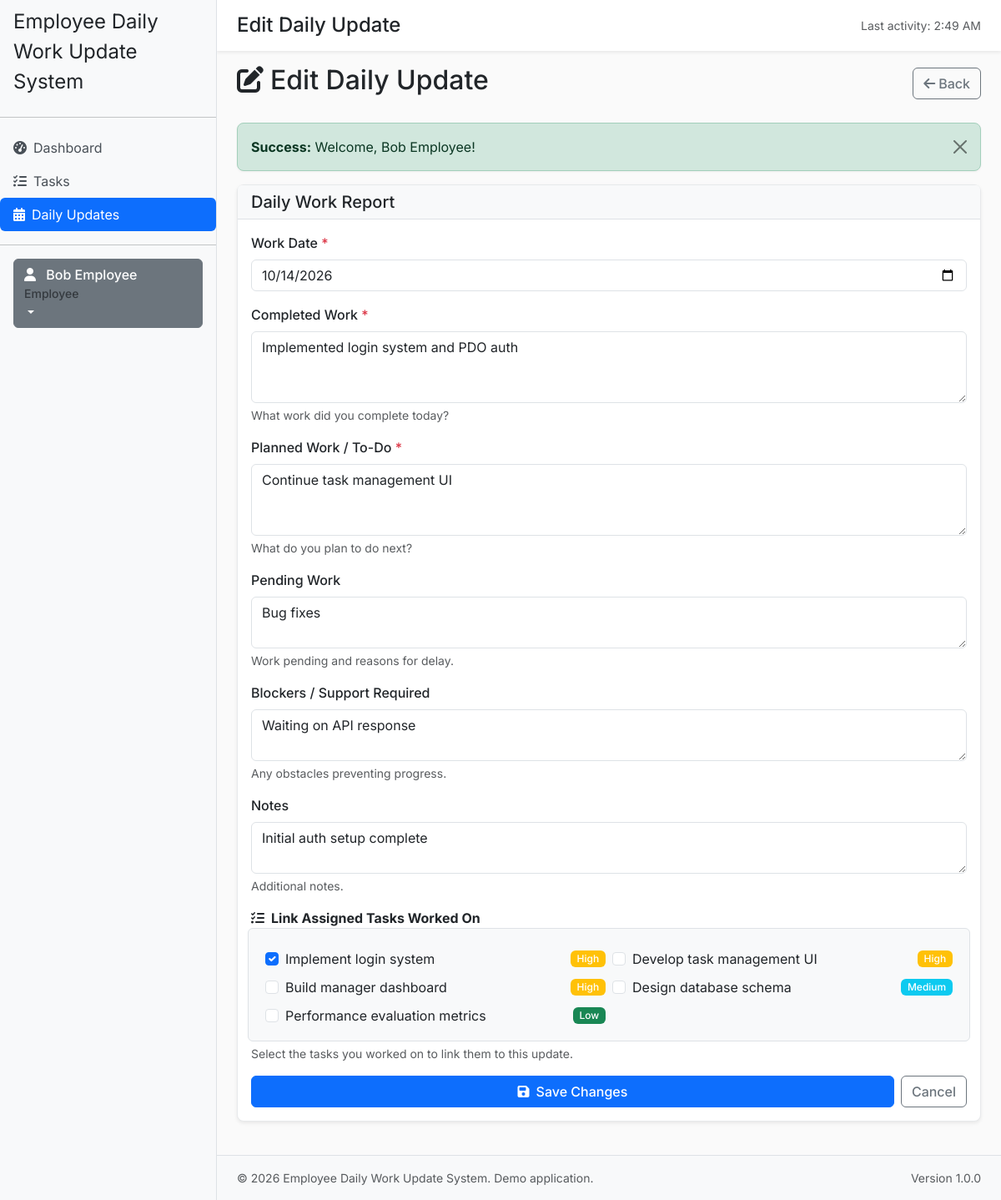
The app's page /daily-updates/edit.php?update_id=1 (signed in) with its own data.
### tables this page shows
CREATE TABLE `daily_updates` (
  `id` int(11) NOT NULL,
  `employee_id` int(11) NOT NULL,
  `work_date` date NOT NULL,
  `completed_work` text DEFAULT NULL,
  `planned_work` text DEFAULT NULL,
  `pending_work` text DEFAULT NULL,
  `blockers` text DEFAULT NULL,
  `notes` text DEFAULT NULL,
  `created_at` datetime NOT NULL DEFAULT current_timestamp(),
  `updated_at` datetime NOT NULL DEFAULT current_timestamp() ON UPDATE current_timestamp()
);

CREATE TABLE `tasks` (
  `id` int(11) NOT NULL,
  `title` varchar(200) NOT NULL,
  `description` text DEFAULT NULL,
  `assigned_to` int(11) NOT NULL,
  `created_by` int(11) NOT NULL,
  `manager_id` int(11) NOT NULL,
  `priority` enum('Low','Medium','High','Urgent') NOT NULL DEFAULT 'Medium',
  `status` enum('To Do','In Progress','Blocked','Completed') NOT NULL DEFAULT 'To Do',
  `start_date` date NOT NULL,
  `due_date` date NOT NULL,
  `completed_at` datetime DEFAULT NULL,
  `created_at` datetime NOT NULL DEFAULT current_timestamp(),
  `updated_at` datetime NOT NULL DEFAULT current_timestamp() ON UPDATE current_timestamp()
);

### includes/validation.php (called while the page is built, shortened)
<?php
function validateInt($value, ?int $min = null, ?int $max = null): int|false {
    if (is_string($value)) {
        $value = trim($value);
    }
    $options = [];
    if ($min !== null) {
        $options['min_range'] = $min;
    }
    $int = filter_var($value, FILTER_VALIDATE_INT, [
        'options' => $options,
    ]);
    return $int;
}
function getPriorityBadgeClass(string $priority): string {
    return match ($priority) {
        PRIORITY_LOW => 'success',
        PRIORITY_MEDIUM => 'info',
        PRIORITY_HIGH => 'warning',
        PRIORITY_URGENT => 'danger',
        default => 'secondary',
    };
}
function getBaseUrl(): string {
    return rtrim(APP_URL, '/');
}
function url(string $path): string {
    $path = ltrim($path, '/');
    if ($path === '') {
        return getBaseUrl();
    }
    return getBaseUrl() . '/' . $path;
}

### includes/database.php (called while the page is built, shortened)
<?php
require_once __DIR__ . '/config.php';
class Database {
    private static ?PDO $pdo = null;
    public static function getConnection(): PDO {
        if (self::$pdo === null) {
            $dsn = 'mysql:host=' . DB_HOST . ';dbname=' . DB_NAME . ';charset=utf8mb4';
            try {
                global $pdoOptions;
                $options = $pdoOptions ?? [
                    PDO::ATTR_ERRMODE => PDO::ERRMODE_EXCEPTION,
                    PDO::ATTR_DEFAULT_FETCH_MODE => PDO::FETCH_ASSOC,
                    PDO::ATTR_EMULATE_PREPARES => false,
                ];
                self::$pdo = new PDO($dsn, DB_USER, DB_PASSWORD, $options);
                self::$pdo->exec("SET NAMES utf8mb4");
                self::$pdo->exec("SET time_zone = '+00:00'");
            } catch (PDOException $e) {
                error_log('Database connection failed: ' . $e->getMessage());
                throw new RuntimeException('Database connection unavailable. Please contact support.');
            }
        }
        return self::$pdo;
    }
    public static function query(string $sql, array $params = []): PDOStatement {
        $stmt = self::getConnection()->prepare($sql);
        $stmt->execute($params);
        return $stmt;
    }
    public static function fetchOne(string $sql, array $params = []): ?array {
        $stmt = self::query($sql, $params);
        $row = $stmt->fetch();
        return $row ?: null;
    }
    public static function fetchAll(string $sql, array $params = []): array {
        $stmt = self::query($sql, $params);
        return $stmt->fetchAll();
    }
}
?>

### includes/auth.php (called while the page is built, shortened)
<?php
require_once __DIR__ . '/database.php';
require_once __DIR__ . '/functions.php';
require_once __DIR__ . '/validation.php';
function isLoggedIn(): bool {
    return isset($_SESSION['logged_in']) && $_SESSION['logged_in'] === true;
}
function requireLogin(): void {
    $currentStatus = Database::fetchOne('SELECT is_active FROM users WHERE id = :id', [':id' => $_SESSION['user_id']]);
}
function requireRole(string $requiredRole): void {
    requireLogin();
}
function getCurrentUser(): ?array {
    return [
        'id' => $_SESSION['user_id'],
        'email' => $_SESSION['user_email'],
        'name' => $_SESSION['user_name'],
        'role' => $_SESSION['user_role'],
        'manager_id' => $_SESSION['manager_id']
    ];
}
?>

### daily-updates/edit.php (the view, shortened to what this page needs)
<?php
require_once __DIR__ . '/../includes/config.php';
require_once __DIR__ . '/../includes/database.php';
require_once __DIR__ . '/../includes/auth.php';
require_once __DIR__ . '/../includes/functions.php';
require_once __DIR__ . '/../includes/validation.php';
requireRole(ROLE_EMPLOYEE);
$user = getCurrentUser();
$userId = $user['id'];
$updateId = validateInt($_GET['update_id'] ?? 0, 1) ?? 0;
$update = Database::fetchOne(
    "SELECT du.*, u.name as employee_name FROM daily_updates du
     JOIN users u ON du.employee_id = u.id
     WHERE du.id = :updateId",
    [':updateId' => $updateId]
);
$myTasks = Database::fetchAll(
    "SELECT t.* FROM tasks t
     WHERE t.assigned_to = :userId ORDER BY t.priority DESC, t.due_date ASC",
    [':userId' => $userId]
);
$currentLinkedTasks = Database::fetchAll(
    "SELECT task_id FROM daily_update_tasks WHERE daily_update_id = :updateId",
    [':updateId' => $updateId]
);
$linkedTaskIds = array_map('intval', array_column($currentLinkedTasks, 'task_id'));
$errors = [];
$old = [
    'work_date' => $update['work_date'],
    'completed_work' => $update['completed_work'] ?? '',
    'planned_work' => $update['planned_work'] ?? '',
    'pending_work' => $update['pending_work'] ?? '',
    'blockers' => $update['blockers'] ?? '',
    'notes' => $update['notes'] ?? '',
];
include __DIR__ . '/../includes/header.php';
?>
<div class="d-flex justify-content-between align-items-center mb-4">
    <h2><i class="fas fa-edit me-2"></i>Edit Daily Update</h2>
    <a href="<?php echo url('daily-updates/view.php?update_id=' . $updateId); ?>" class="btn btn-outline-secondary">
        <i class="fas fa-arrow-left me-1"></i>Back
    </a>
</div>
<?php echo renderFlash(); ?>
<div class="card shadow-sm">
    <div class="card-header bg-light">
        <h5 class="mb-0">Daily Work Report</h5>
    </div>
    <div class="card-body">
        <form method="POST" action="" class="csrf-protected" novalidate>
            <div class="mb-3">
                <label for="work_date" class="form-label">Work Date <span class="text-danger">*</span></label>
                <input type="date" class="form-control" id="work_date" name="work_date"
                       value="<?php echo htmlspecialchars($old['work_date']); ?>" required>
            </div>
            <div class="mb-3">
                <label for="completed_work" class="form-label">Completed Work <span class="text-danger">*</span></label>
                <textarea class="form-control <?php echo !empty($errors['completed_work']) ? 'is-invalid' : ''; ?>"
                          id="completed_work" name="completed_work" rows="3"
                          maxlength="2000" required><?php echo htmlspecialchars($old['completed_work']); ?></textarea>
                <div class="form-text">What work did you complete today?</div>
            </div>
            <div class="mb-3">
                <label for="planned_work" class="form-label">Planned Work / To-Do <span class="text-danger">*</span></label>
                <textarea class="form-control <?php echo !empty($errors['planned_work']) ? 'is-invalid' : ''; ?>"
                          id="planned_work" name="planned_work" rows="3"
                          maxlength="2000" required><?php echo htmlspecialchars($old['planned_work']); ?></textarea>
                <div class="form-text">What do you plan to do next?</div>
            </div>
            <div class="mb-3">
                <label for="pending_work" class="form-label">Pending Work</label>
                <textarea class="form-control" id="pending_work" name="pending_work" rows="2"
                          maxlength="500"><?php echo htmlspecialchars($old['pending_work']); ?></textarea>
                <div class="form-text">Work pending and reasons for delay.</div>
            </div>
            <div class="mb-3">
                <label for="blockers" class="form-label">Blockers / Support Required</label>
                <textarea class="form-control" id="blockers" name="blockers" rows="2"
                          maxlength="500"><?php echo htmlspecialchars($old['blockers']); ?></textarea>
                <div class="form-text">Any obstacles preventing progress.</div>
            </div>
            <div class="mb-3">
                <label for="notes" class="form-label">Notes</label>
                <textarea class="form-control" id="notes" name="notes" rows="2"
                          maxlength="1000"><?php echo htmlspecialchars($old['notes']); ?></textarea>
                <div class="form-text">Additional notes.</div>
            </div>
            <?php if (!empty($myTasks)): ?>
                <div class="mb-3">
                    <label class="form-label fw-bold"><i class="fas fa-tasks me-2"></i>Link Assigned Tasks Worked On</label>
                    <div class="row g-2 border rounded p-3 bg-light">
                        <?php foreach ($myTasks as $task): ?>
                            <div class="col-md-6">
                                <div class="form-check">
                                    <input class="form-check-input" type="checkbox" name="task_ids[]"
                                           value="<?php echo (int) $task['id']; ?>"
                                           id="task_<?php echo (int) $task['id']; ?>"
                                           <?php
                                               $checked = isset($selectedTaskIds)
                                                   ? in_array($task['id'], $selectedTaskIds, true)
                                                   : in_array($task['id'], $linkedTaskIds, true);
                                               echo $checked ? 'checked' : '';
                                           ?>>
                                    <label class="form-check-label d-flex justify-content-between align-items-center" for="task_<?php echo (int) $task['id']; ?>">
                                        <span><?php echo htmlspecialchars($task['title']); ?></span>
                                        <span class="badge bg-<?php echo getPriorityBadgeClass($task['priority']); ?> ms-1">
                                            <?php echo htmlspecialchars($task['priority']); ?>
                                        </span>
                                    </label>
                                </div>
                            </div>
                        <?php endforeach; ?>
                    </div>
                    <div class="form-text">Select the tasks you worked on to link them to this update.</div>
                </div>
            <?php endif; ?>
            <div class="d-flex gap-2">
                <button type="submit" class="btn btn-primary flex-grow-1">
                    <i class="fas fa-save me-2"></i>Save Changes
                </button>
                <a href="<?php echo url('daily-updates/view.php?update_id=' . $updateId); ?>" class="btn btn-outline-secondary">Cancel</a>
            </div>
        </form>
    </div>
</div>
<?php include __DIR__ . '/../includes/footer.php'; ?>

### assets/css/style.css (style rules this page uses)
body { background-color: #fafafa; color: #212529; font-family: 'Inter', sans-serif; }
.card { border: 1px solid #e7e9eb; border-radius: 0.5rem; box-shadow: 0 1px 3px rgba(0,0,0,0.05); }

### includes/header.php (style rules this page uses)
body { font-family: 'Inter', sans-serif; }
.card-header { background-color: #f8f9fa; border-bottom: 1px solid #dee2e6; }
.badge { font-weight: 500; }
.btn { font-weight: 500; }
.form-label { font-weight: 500; margin-bottom: 0.5rem; }

### records on screen
daily_updates: work_date "10/14/2026", completed_work "Implemented login system and PDO auth", planned_work "Continue task management UI", pending_work "Bug fixes", blockers "Waiting on API response", notes "Initial auth setup complete"
tasks: id "☑", title "Implement login system", priority "High"
tasks: title "Develop task management UI", priority "High"
tasks: title "Build manager dashboard", priority "High"
tasks: title "Design database schema", priority "Medium"
tasks: title "Performance evaluation metrics", priority "Low"

### other values on screen
APP_NAME "Employee Daily Work Update System"
$_SESSION['user_name'] "Bob Employee"
$_SESSION['user_role'] "Employee"
$pageTitle "Edit Daily Update"
date('g:i A', $_SESSION['last_activity']) "2:49 AM"
$type "Success"
$message "Welcome, Bob Employee!"
